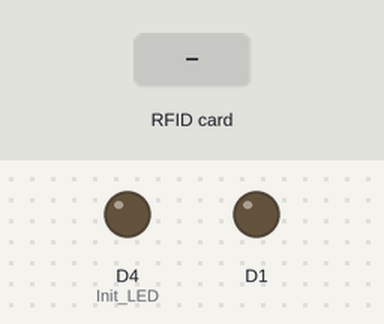
This sketch was run on a simulated ESP8266 (Wemos D1 mini). Shown: output pins drawn as LEDs (lit = HIGH). Dashed ring = blinking. The inputs (shaded band) are chosen by the test bench. Uploads are accepted with an empty reply; what the sketch prints to the serial monitor is not drawn.

Above: at 4.7 s.
4.8 s: RFID card 5E 7A 19 C4 held to the reader
At 5.2 s:
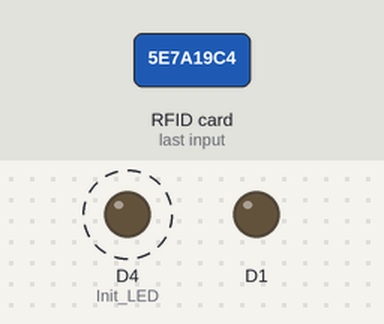
At 6.8 s:
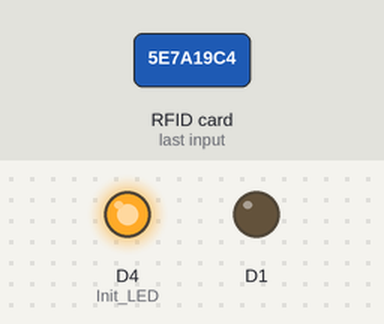
Timing chart, 0 to 8.3 s (numbered marks = the images above; inputs shaded):
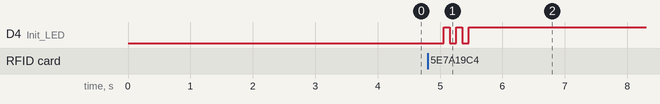

The sketch:

RFID_Wemos.ino
```cpp
#include <SPI.h>
#include <MFRC522.h>
#include <ESP8266WiFi.h>
#include <WiFiClient.h>
#include <ESP8266WebServer.h>
#include <ESP8266HTTPClient.h>

#include <Lightbo_lt.h>

Lightbo_lt lightbolt;

#define SS_PIN D8 //Pin on WeMos D1 Mini
#define RST_PIN D3 //Pin on WeMos D1 Mini
MFRC522 rfid(SS_PIN, RST_PIN); // Instance of the class
MFRC522::MIFARE_Key key;

void setup()
{
  Serial.begin(115200);

  lightbolt.wifiConnect();

  pinMode(D1, OUTPUT);
  SPI.begin();
  rfid.PCD_Init();

  pinMode(2,OUTPUT); // Init LED
}

void loop(void) {
  delay(1300);
  handleRFID();

  // Status (http response code): 201==armed, 200=disarmed
  int status = lightbolt.getStatus();
  Serial.print("Status: "); Serial.println(status);
  if( status == 201 )
      digitalWrite(2,LOW); // LED ON
  else
      digitalWrite(2,HIGH); // LED OFF
}

void handleRFID() {
  if (!rfid.PICC_IsNewCardPresent()) return;
  if (!rfid.PICC_ReadCardSerial()) return;

  String card_uid = printHex(rfid.uid.uidByte, rfid.uid.size);

  //String ausgabe = "/rfid/" + String(card_uid);
  Serial.println("");
  Serial.print("sending card_uid to server: ");
  Serial.print(card_uid);
  Serial.print(" - ");

  int status = lightbolt.rfid(card_uid.c_str());
  if( status == 201 ){
      digitalWrite(2,LOW); // LED ON
      delay(100);digitalWrite(2,HIGH); // LED OFF
      delay(100);digitalWrite(2,LOW); // LED ON
      delay(100);digitalWrite(2,HIGH); // LED OFF
      delay(100);digitalWrite(2,LOW); // LED ON
 }
  else{
      digitalWrite(2,HIGH); // LED OFF
      delay(100);digitalWrite(2,LOW); // LED ON
      delay(100);digitalWrite(2,HIGH); // LED OFF
      delay(100);digitalWrite(2,LOW); // LED ON
      delay(100);digitalWrite(2,HIGH); // LED OFF
  }
  Serial.println("[OK]");
  delay(1200);
}

String printHex(byte *buffer, byte bufferSize) {
  String id = "";
  for (byte i = 0; i < bufferSize; i++) {
    id += buffer[i] < 0x10 ? "0" : "";
    id += String(buffer[i], HEX);
  }
  return id;
}
```

Measured:
- by itself, D4 (Init_LED): alternates HIGH for 0.10 s and LOW for 0.10 s, 5 changes in all, then stays HIGH
